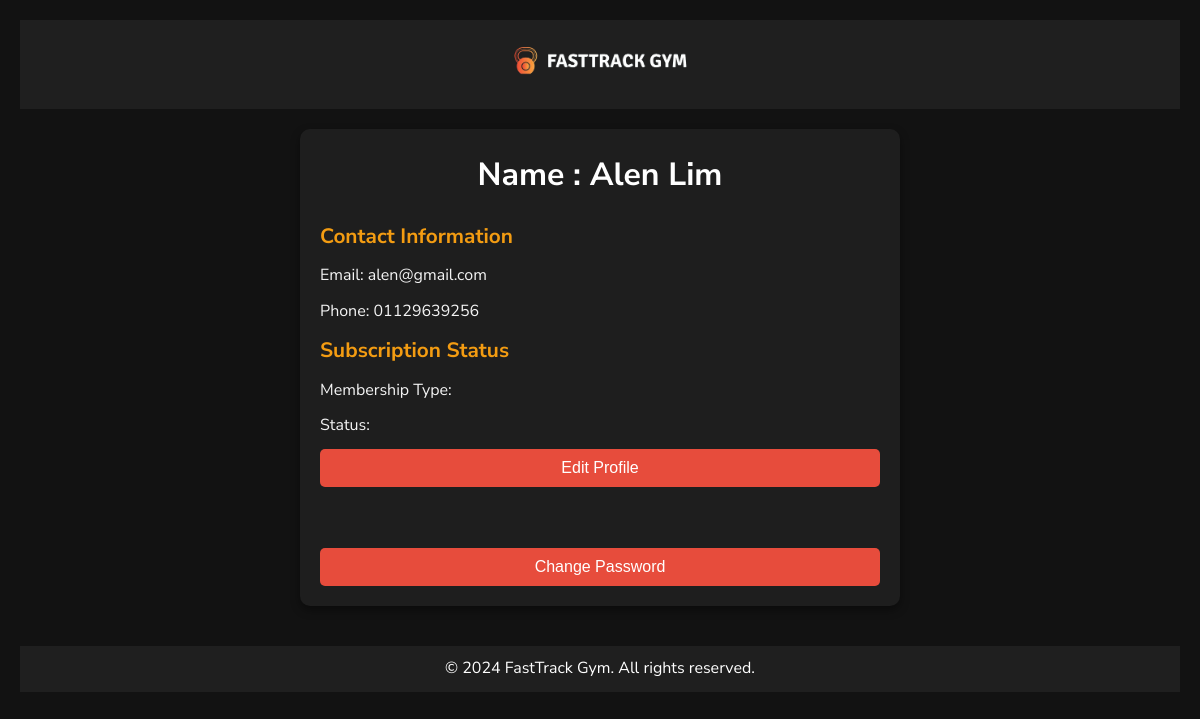
/FastTrack/dashboard/viewprofileAdmin.php (signed in), run on the app's committed database.
### tables this page shows
CREATE TABLE `users` (
  `id` int NOT NULL,
  `full_name` varchar(100) NOT NULL,
  `email` varchar(100) NOT NULL,
  `password` varchar(255) NOT NULL,
  `phoneNo` text,
  `verification_token` varchar(255) DEFAULT NULL,
  `verified` tinyint(1) DEFAULT '0',
  `created_at` timestamp NULL DEFAULT CURRENT_TIMESTAMP,
  `user_type` varchar(50) NOT NULL DEFAULT 'user',
  `reset_token` varchar(255) DEFAULT NULL,
  `reset_token_expiry` datetime DEFAULT NULL
);

### FastTrack/dashboard/viewprofileAdmin.php (the view, shortened to what this page needs)
<?php
$servername = "localhost";
$username = "Webs392024";
$password = "Webs392024";
$dbname = "fasttrack_gym";
$conn = new mysqli($servername, $username, $password, $dbname);
$user_id = $_SESSION['user_id'];
$sql = "SELECT full_name, email, user_type, phoneNo FROM users WHERE id = ?";
$stmt = $conn->prepare($sql);
$stmt->bind_param("i", $user_id);
$stmt->execute();
$stmt->bind_result($full_name, $email, $user_type, $phoneNo);
?>
<!DOCTYPE html>
<html lang="en">
<head>
<link rel="stylesheet" href="css/viewprofile.css" type="text/css">
</head>
<body>
<header class="header-section">
    <div class="logo">
        <a href="./index.html">
            <img src="img/logo3.png" alt="FastTrack Gym Logo">
        </a>
    </div>
</header>
<div class="profile-container">
    <div class="profile-wrap">
        <h1 class="profile-name">Name : <?php echo htmlspecialchars($full_name); ?> </h1>
        <div class="profile-info">
            <h3>Contact Information</h3>
            <p>Email: <?php echo htmlspecialchars($email); ?></p>
            <p>Phone: <?php echo htmlspecialchars($phoneNo); ?></p>
        </div>
        <div class="subscription-status">
            <h3>Subscription Status</h3>
            <p>Membership Type: </p>
            <p>Status: </p>
        </div>
        <button class="edit-profile-btn" onclick="toggleEditForm()">Edit Profile</button>
		<br></br>
        <button class="change-password-btn" onclick="togglePasswordForm()">Change Password</button>
    </div>
</div>
<div class="footer-section">
    <p>&copy; 2024 FastTrack Gym. All rights reserved.</p>
</div>
</body>
</html>

### FastTrack/dashboard/css/viewprofile.css (style rules this page uses)
* { margin: 0; padding: 0; box-sizing: border-box; }
body { font-family: 'Nunito Sans', sans-serif; background-color: #121212; color: #f4f4f4; line-height: 1.6; padding: 20px; }
.header-section { background-color: #1f1f1f; padding: 20px; text-align: center; }
.logo img { max-width: 180px; }
.profile-container { display: flex; justify-content: center; margin-top: 20px; }
.profile-wrap { background-color: #1e1e1e; padding: 20px; border-radius: 10px; box-shadow: 0 4px 10px rgba(0, 0, 0, 0.4); width: 100%; max-width: 600px; }
.profile-name { font-size: 2rem; margin-bottom: 20px; text-align: center; color: #ffffff; }
.profile-info h3, .subscription-status h3 { margin-bottom: 10px; font-size: 1.3rem; color: #f39c12; }
.profile-info p, .subscription-status p { margin-bottom: 10px; font-size: 1rem; color: #f4f4f4; }
.edit-profile-btn, .change-password-btn { display: block; background-color: #e74c3c; color: white; padding: 10px 20px; border: none; border-radius: 5px; cursor: pointer; margin-top: 10px; width: 100%; font-size: 1rem; text-align: center; }
.footer-section { margin-top: 40px; text-align: center; padding: 10px 0; background-color: #1f1f1f; color: white; }
.footer-section p { margin: 0; }

### data on the page
users: full_name "Alen Lim", email "alen@gmail.com", phoneNo "01129639256"
